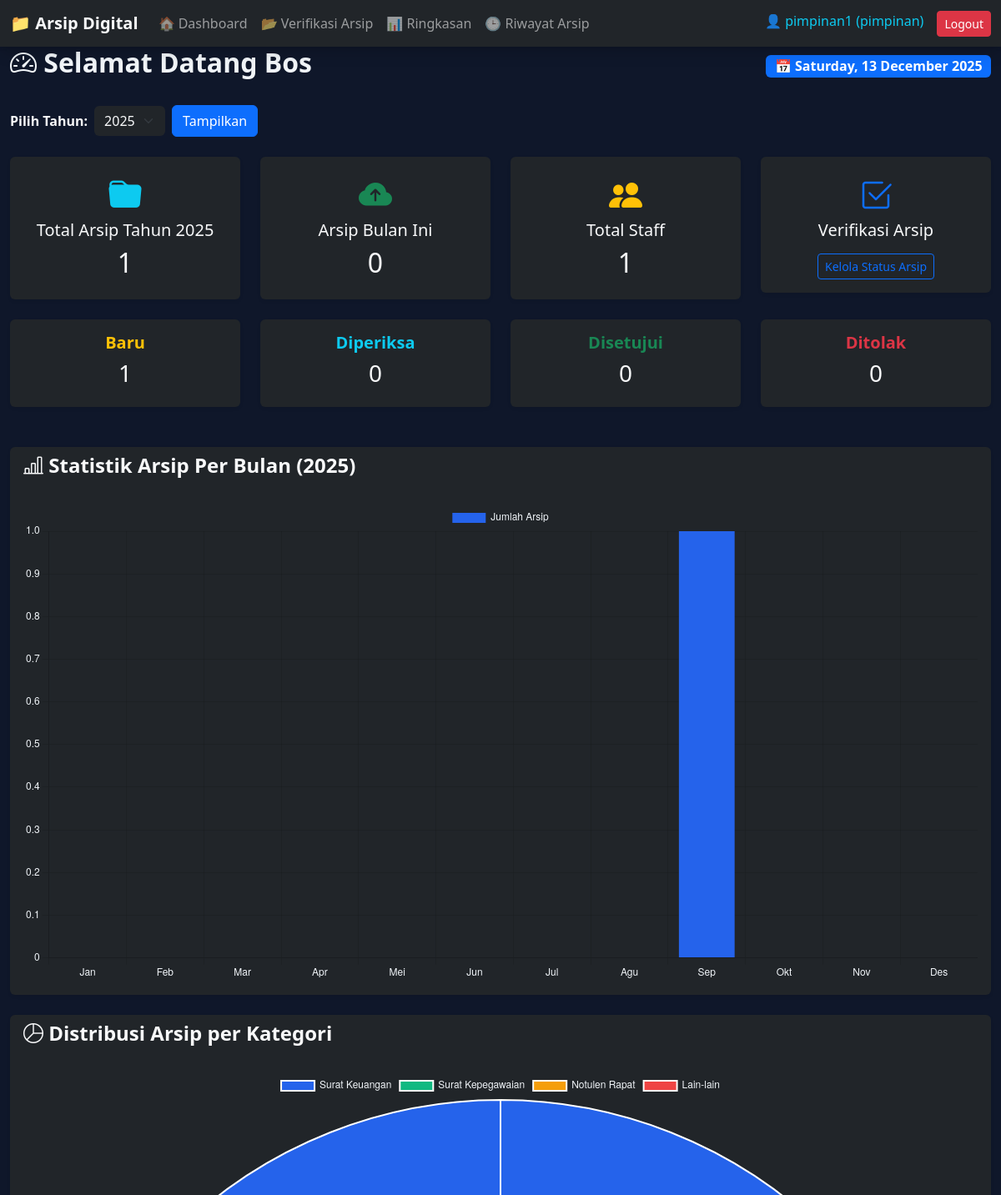
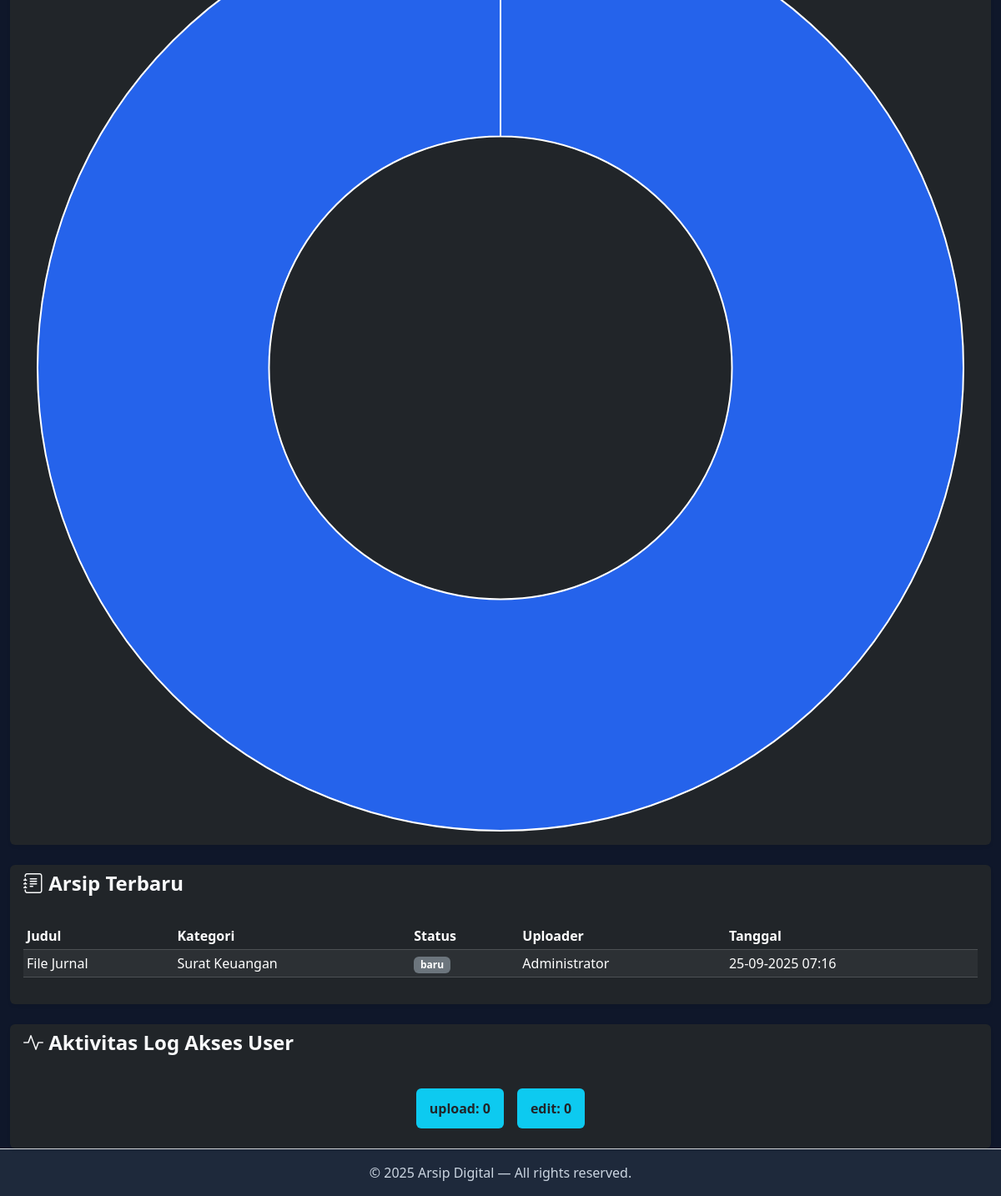
Page /pimpinan/dashboard_pimpinan.php (signed in) on the committed database (2 pictures, top to bottom).
### tables this page shows
CREATE TABLE `arsip` (
  `arsip_id` int(11) NOT NULL AUTO_INCREMENT,
  `nomor_arsip` varchar(50) DEFAULT NULL,
  `judul` varchar(150) NOT NULL,
  `deskripsi` text DEFAULT NULL,
  `kategori_id` int(11) DEFAULT NULL,
  `nama_file` varchar(255) NOT NULL,
  `ukuran_file` bigint(20) DEFAULT NULL,
  `ekstensi` varchar(10) DEFAULT NULL,
  `tanggal_upload` timestamp NOT NULL DEFAULT current_timestamp(),
  `status_arsip` enum('baru','diperiksa','disetujui','ditolak') DEFAULT 'baru',
  `uploaded_by` int(11) DEFAULT NULL,
  PRIMARY KEY (`arsip_id`),
  UNIQUE KEY `nomor_arsip` (`nomor_arsip`),
  KEY `kategori_id` (`kategori_id`),
  KEY `uploaded_by` (`uploaded_by`),
  CONSTRAINT `arsip_ibfk_1` FOREIGN KEY (`kategori_id`) REFERENCES `kategori` (`kategori_id`) ON DELETE SET NULL ON UPDATE CASCADE,
  CONSTRAINT `arsip_ibfk_2` FOREIGN KEY (`uploaded_by`) REFERENCES `users` (`user_id`) ON DELETE SET NULL ON UPDATE CASCADE
);

CREATE TABLE `kategori` (
  `kategori_id` int(11) NOT NULL AUTO_INCREMENT,
  `nama_kategori` varchar(100) NOT NULL,
  `deskripsi` text DEFAULT NULL,
  `created_at` timestamp NOT NULL DEFAULT current_timestamp(),
  PRIMARY KEY (`kategori_id`)
);

CREATE TABLE `users` (
  `user_id` int(11) NOT NULL AUTO_INCREMENT,
  `username` varchar(50) NOT NULL,
  `password` varchar(255) NOT NULL,
  `nama_lengkap` varchar(100) DEFAULT NULL,
  `email` varchar(100) DEFAULT NULL,
  `role` enum('admin','staff','pimpinan') NOT NULL,
  `created_at` timestamp NOT NULL DEFAULT current_timestamp(),
  PRIMARY KEY (`user_id`),
  UNIQUE KEY `username` (`username`)
);

### pimpinan/dashboard_pimpinan.php (the view, shortened to what this page needs)
<?php
include '../config/koneksi.php';
include '../include/header.php';
include 'navbar_pimpinan.php';
?>
<div class="container-fluid">
    <div class="d-flex justify-content-between align-items-center mb-4">
        <h2 class="fw-bold"><i class="bi bi-speedometer2"></i> Selamat Datang Bos</h2>
        <span class="badge bg-primary fs-6">📅 <?= date("l, d F Y"); ?></span>
    </div>
    <form method="GET" class="mb-4">
        <div class="row g-2 align-items-center">
            <div class="col-auto">
                <label for="tahun" class="col-form-label fw-bold text-light">Pilih Tahun:</label>
            </div>
            <div class="col-auto">
                <select name="tahun" id="tahun" class="form-select bg-dark text-light border-0">
                    <?php
                    $tahunSekarang = date('Y');
                    $tahunDipilih = isset($_GET['tahun']) ? $_GET['tahun'] : $tahunSekarang;
                    for ($i = $tahunSekarang; $i >= 2020; $i--) {
                        $selected = $tahunDipilih == $i ? 'selected' : '';
                        echo "<option value='$i' $selected>$i</option>";
                    }
                    ?>
                </select>
            </div>
            <div class="col-auto">
                <button class="btn btn-primary">Tampilkan</button>
            </div>
        </div>
    </form>
    <?php
    $tahunFilter = $tahunDipilih;
    $qTotal = mysqli_query($koneksi, "SELECT COUNT(*) AS total FROM arsip WHERE YEAR(tanggal_upload) = '$tahunFilter'");
    $dTotal = mysqli_fetch_assoc($qTotal);
    $bulanIni = date('m');
    $qBulan = mysqli_query($koneksi, "SELECT COUNT(*) AS total FROM arsip WHERE MONTH(tanggal_upload) = '$bulanIni' AND YEAR(tanggal_upload) = '$tahunFilter'");
    $dBulan = mysqli_fetch_assoc($qBulan);
    $qStaff = mysqli_query($koneksi, "SELECT COUNT(*) AS total FROM users WHERE role='staff'");
    $dStaff = mysqli_fetch_assoc($qStaff);
    ?>
    <div class="row g-4">
        <div class="col-md-3">
            <div class="card text-center border-0 shadow-sm bg-dark text-light">
                <div class="card-body">
                    <i class="bi bi-folder-fill fs-1 text-info"></i>
                    <h5>Total Arsip Tahun <?= $tahunFilter; ?></h5>
                    <h2><?= $dTotal['total']; ?></h2>
                </div>
            </div>
        </div>
        <div class="col-md-3">
            <div class="card text-center border-0 shadow-sm bg-dark text-light">
                <div class="card-body">
                    <i class="bi bi-cloud-arrow-up-fill fs-1 text-success"></i>
                    <h5>Arsip Bulan Ini</h5>
                    <h2><?= $dBulan['total']; ?></h2>
                </div>
            </div>
        </div>
        <div class="col-md-3">
            <div class="card text-center border-0 shadow-sm bg-dark text-light">
                <div class="card-body">
                    <i class="bi bi-people-fill fs-1 text-warning"></i>
                    <h5>Total Staff</h5>
                    <h2><?= $dStaff['total']; ?></h2>
                </div>
            </div>
        </div>
        <div class="col-md-3">
            <div class="card text-center border-0 shadow-sm bg-dark text-light">
                <div class="card-body">
                    <i class="bi bi-check2-square fs-1 text-primary"></i>
                    <h5>Verifikasi Arsip</h5>
                    <a href="verifikasi_arsip.php" class="btn btn-outline-primary btn-sm mt-2">Kelola Status Arsip</a>
                </div>
            </div>
        </div>
    </div>
    <div class="row mt-4">
        <?php
        $statusList = ['baru', 'diperiksa', 'disetujui', 'ditolak'];
        $colors = ['warning', 'info', 'success', 'danger'];
        foreach ($statusList as $i => $status) {
            $qStat = mysqli_query($koneksi, "SELECT COUNT(*) AS total FROM arsip WHERE status_arsip='$status'");
            $dStat = mysqli_fetch_assoc($qStat);
            echo "
            <div class='col-md-3'>
                <div class='card text-center border-0 shadow-sm bg-dark text-light'>
                    <div class='card-body'>
                        <h5 class='fw-bold text-{$colors[$i]}'>".ucfirst($status)."</h5>
                        <h3>{$dStat['total']}</h3>
                    </div>
                </div>
            </div>";
        }
        ?>
    </div>
    <div class="card mt-5 shadow-sm border-0 bg-dark text-light">
        <div class="card-header bg-transparent border-0">
            <h4 class="fw-bold"><i class="bi bi-bar-chart-line"></i> Statistik Arsip Per Bulan (<?= $tahunFilter; ?>)</h4>
        </div>
        <div class="card-body">
            <canvas id="arsipChart"></canvas>
        </div>
    </div>
    <div class="card mt-4 shadow-sm border-0 bg-dark text-light">
        <div class="card-header bg-transparent border-0">
            <h4 class="fw-bold"><i class="bi bi-pie-chart"></i> Distribusi Arsip per Kategori</h4>
        </div>
        <div class="card-body">
            <canvas id="kategoriChart"></canvas>
        </div>
    </div>
    <div class="card mt-4 shadow-sm border-0 bg-dark text-light">
        <div class="card-header border-0 bg-transparent">
            <h4 class="fw-bold"><i class="bi bi-journal-text"></i> Arsip Terbaru</h4>
        </div>
        <div class="card-body">
            <table class="table table-dark table-striped table-sm align-middle">
                <thead>
                    <tr><th>Judul</th><th>Kategori</th><th>Status</th><th>Uploader</th><th>Tanggal</th></tr>
                </thead>
                <tbody>
                    <?php
                    $arsipBaru = mysqli_query($koneksi, "
                        SELECT a.*, k.nama_kategori, u.nama_lengkap
                        FROM arsip a
                        LEFT JOIN kategori k ON a.kategori_id=k.kategori_id
                        LEFT JOIN users u ON a.uploaded_by=u.user_id
                        ORDER BY a.tanggal_upload DESC LIMIT 5");
                    while($r = mysqli_fetch_assoc($arsipBaru)){
                        echo "<tr>
                                <td>{$r['judul']}</td>
                                <td>{$r['nama_kategori']}</td>
                                <td><span class='badge bg-secondary'>{$r['status_arsip']}</span></td>
                                <td>{$r['nama_lengkap']}</td>
                                <td>".date('d-m-Y H:i', strtotime($r['tanggal_upload']))."</td>
                              </tr>";
                    }
                    ?>
                </tbody>
            </table>
        </div>
    </div>
    <div class="card mt-4 shadow-sm border-0 bg-dark text-light">
        <div class="card-header border-0 bg-transparent">
            <h4 class="fw-bold"><i class="bi bi-activity"></i> Aktivitas Log Akses User</h4>
        </div>
        <div class="card-body text-center">
            <?php
            $aksiList = ['upload','edit'];
            foreach ($aksiList as $aksi) {
                $qAksi = mysqli_query($koneksi, "SELECT COUNT(*) AS total FROM log_akses WHERE aksi='$aksi'");
                $dAksi = mysqli_fetch_assoc($qAksi);
                echo "<span class='badge bg-info m-2 p-3 fs-6 text-dark'><b>$aksi:</b> {$dAksi['total']}</span>";
            }
            ?>
        </div>
    </div>
</div>
<script>
const ctx = document.getElementById('arsipChart').getContext('2d');
const arsipChart = new Chart(ctx, {
    type: 'bar',
    data: {
        labels: ['Jan','Feb','Mar','Apr','Mei','Jun','Jul','Agu','Sep','Okt','Nov','Des'],
        datasets: [{
            label: 'Jumlah Arsip',
            data: [
                <?php
                for ($i = 1; $i <= 12; $i++) {
                    $qStat = mysqli_query($koneksi, "SELECT COUNT(*) AS total FROM arsip
                        WHERE MONTH(tanggal_upload)='$i' AND YEAR(tanggal_upload)='$tahunFilter'");
                    $dStat = mysqli_fetch_assoc($qStat);
                    echo $dStat['total'].",";
                }
                ?>
            ],
            backgroundColor: '#2563eb'
        }]
    },
    options: {
        responsive: true,
        scales: {
            y: { ticks: { color: '#f1f5f9' }, beginAtZero: true },
            x: { ticks: { color: '#f1f5f9' } }
        },
        plugins: { legend: { labels: { color: '#f1f5f9' } } }
    }
});
const ctx2 = document.getElementById('kategoriChart').getContext('2d');
const kategoriChart = new Chart(ctx2, {
    type: 'doughnut',
    data: {
        labels: [
            <?php
            $qKat = mysqli_query($koneksi, "SELECT nama_kategori FROM kategori");
            while ($dKat = mysqli_fetch_assoc($qKat)) echo "'".$dKat['nama_kategori']."',";
            ?>
        ],
        datasets: [{
            data: [
                <?php
                $qCount = mysqli_query($koneksi, "SELECT COUNT(a.arsip_id) AS total
                    FROM kategori k LEFT JOIN arsip a ON a.kategori_id = k.kategori_id
                    GROUP BY k.kategori_id");
                while ($dCount = mysqli_fetch_assoc($qCount)) echo $dCount['total'].",";
                ?>
            ],
            backgroundColor: ['#2563eb','#10b981','#f59e0b','#ef4444','#8b5cf6','#0ea5e9']
        }]
    },
    options: { plugins: { legend: { labels: { color: '#f1f5f9' } } } }
});
</script>
<?php include '../include/footer.php'; ?>

### include/header.php (style rules this page uses)
body { background-color: #0f172a; color: #f1f5f9; }

### rows in the picture
arsip: judul "File Jurnal", kategori.nama_kategori "Surat Keuangan", status_arsip "baru", uploaded_by.nama_lengkap "Administrator", tanggal_upload "25-09-2025 07:16"

### other values in the picture
$_SESSION['username'] "pimpinan1"
$_SESSION['role'] "pimpinan"
$tahunFilter "2025"
$dTotal['total'] "1"
$dBulan['total'] "0"
$dStaff['total'] "1"
$status "Baru"
$dStat['total'] "1"
$status "Diperiksa"
$dStat['total'] "0"
$status "Disetujui"
$status "Ditolak"
$aksi "upload"
$dAksi['total'] "0"
$aksi "edit"
